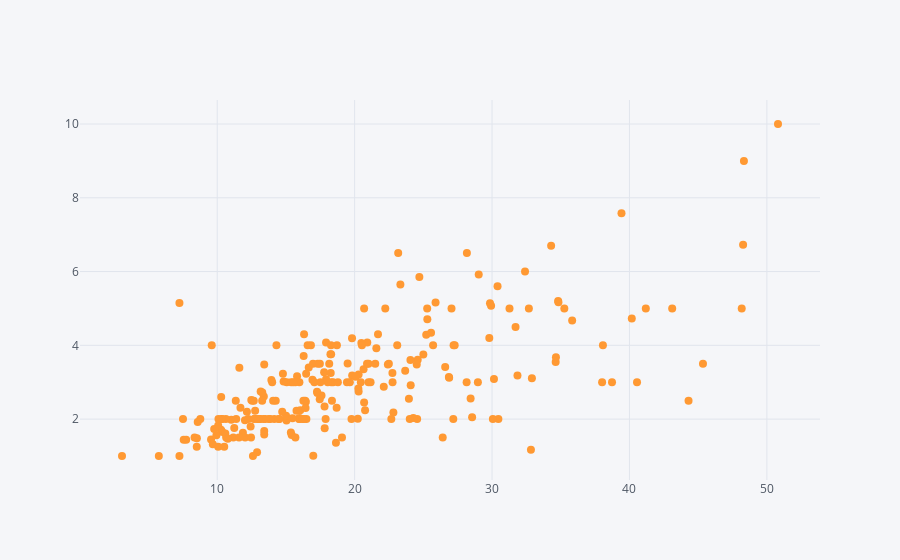

The code cell stored with this chart in its notebook:
### Code cell
tip[['total_bill','tip']].iplot(x='total_bill',y='tip',mode='markers',size= 8 )

### Figure 1 — Plotly figure (JSON) as saved in the notebook; plotly's stock layout.template omitted (floating-point values rounded to 4 significant figures; data arrays with more than 128 entries replaced by an {"elided": "..."} marker saying what was removed)
{"data": [{"line": {"color": "rgba(255, 153, 51, 1.0)", "dash": "solid", "shape": "linear", "width": 1.3}, "marker": {"size": 8, "symbol": "circle"}, "mode": "markers", "name": "tip", "text": "", "type": "scatter", "x": {"elided": "244 float values"}, "y": {"elided": "244 float values"}}], "layout": {"legend": {"bgcolor": "#F5F6F9", "font": {"color": "#4D5663"}}, "paper_bgcolor": "#F5F6F9", "plot_bgcolor": "#F5F6F9", "title": {"font": {"color": "#4D5663"}}, "xaxis": {"gridcolor": "#E1E5ED", "showgrid": true, "tickfont": {"color": "#4D5663"}, "title": {"font": {"color": "#4D5663"}, "text": ""}, "zerolinecolor": "#E1E5ED"}, "yaxis": {"gridcolor": "#E1E5ED", "showgrid": true, "tickfont": {"color": "#4D5663"}, "title": {"font": {"color": "#4D5663"}, "text": ""}, "zerolinecolor": "#E1E5ED"}}}
